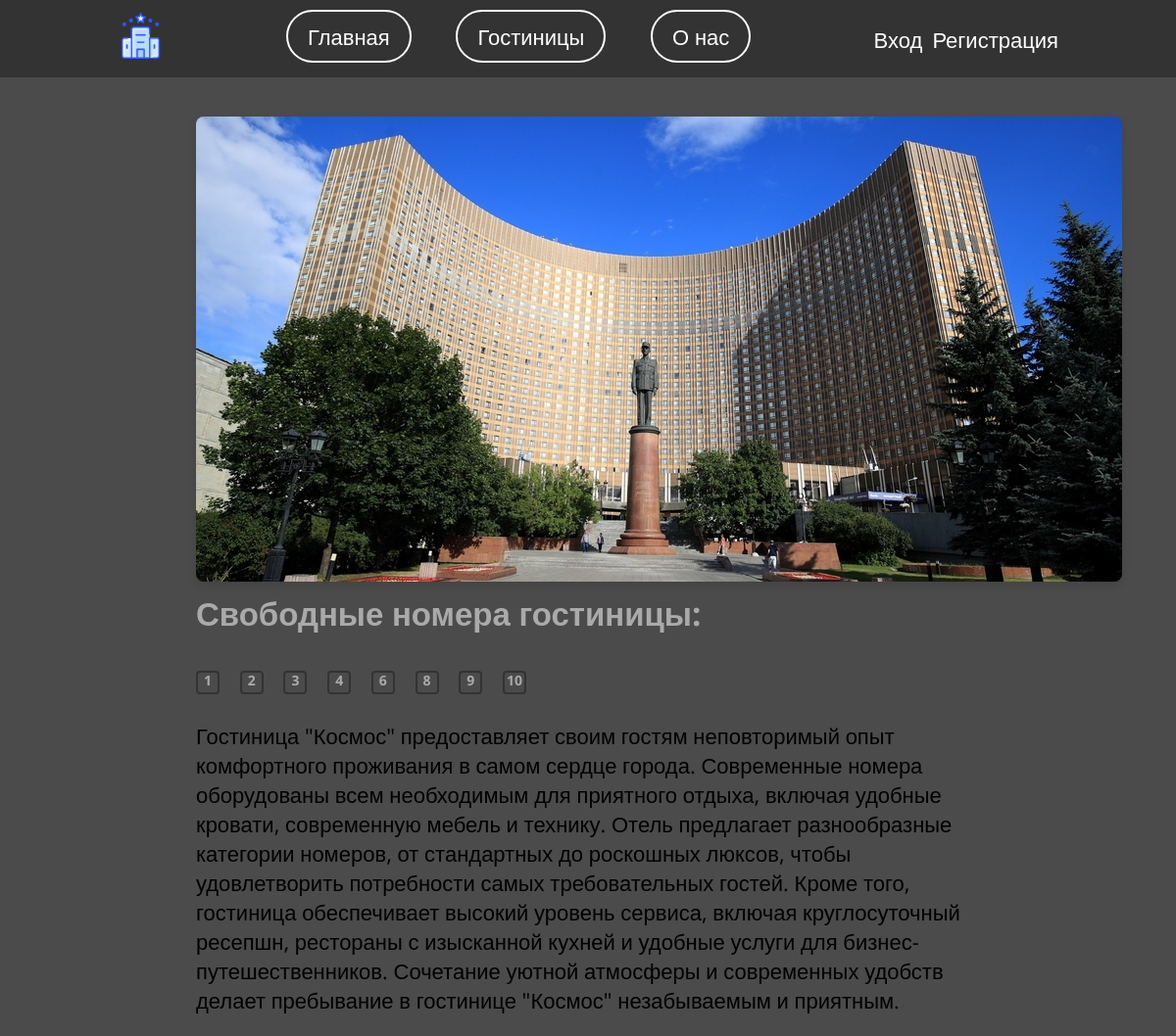
/catalog/kosmos/, run on an earlier commit of the app's database.
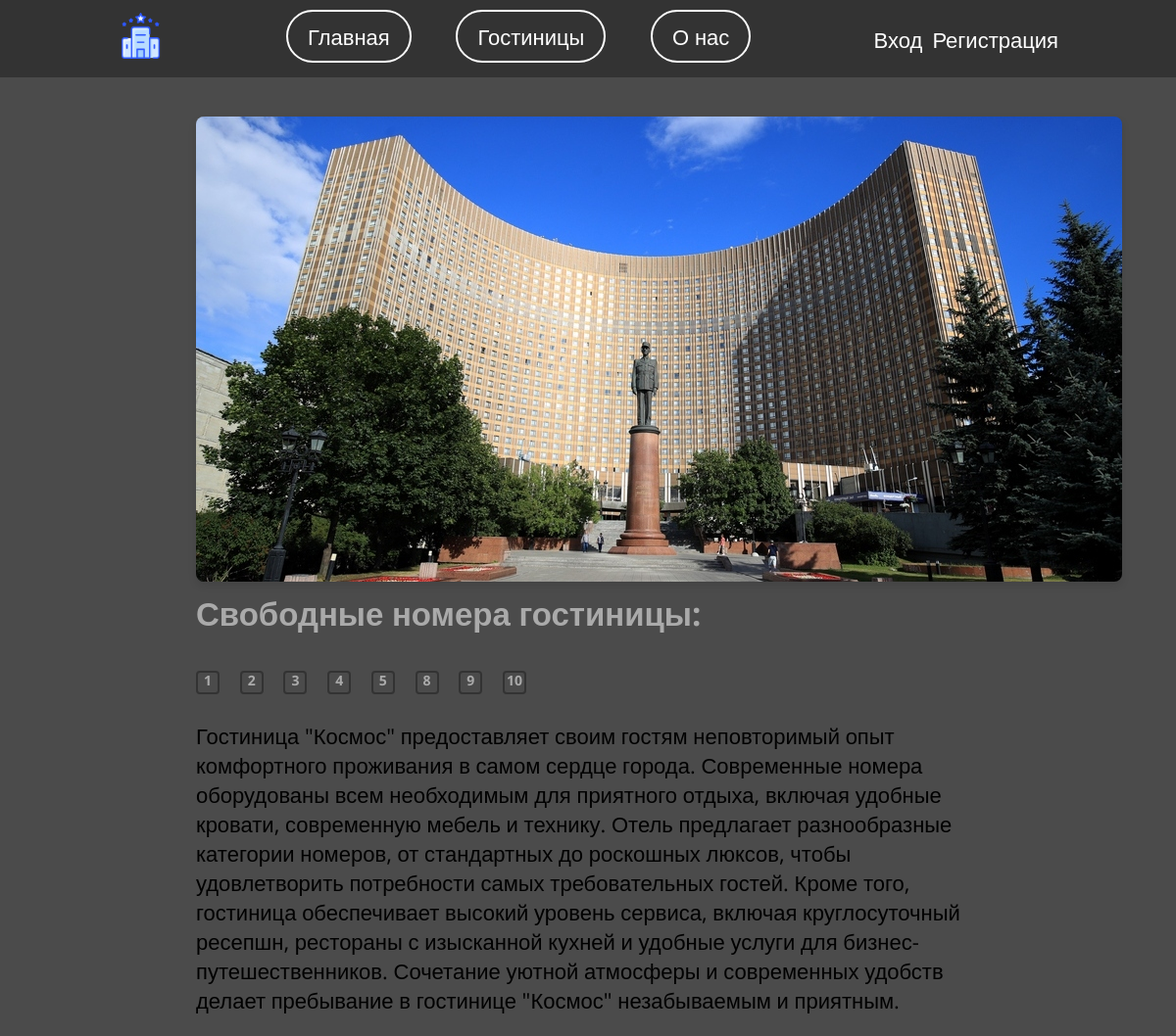
And on a later commit of the database.
### gostinitsa/models.py (models this page shows, shortened)
class Room(models.Model):
    class Status(models.IntegerChoices):
        AVAILABLE = 1, 'Свободен'
        OCCUPIED = 0, 'Занят'
        INREQUEST = 2, 'В заявке на бронирование'
    hotel = models.ForeignKey(Gostinitsa, on_delete=models.CASCADE, verbose_name='Принадлежит гостинице')
    room_number = models.IntegerField(verbose_name='Номер комнаты')
    is_status = models.IntegerField(choices=Status.choices, default=Status.AVAILABLE, verbose_name='Статус')
    objects = models.Manager()
    status = StatusManager()
    class Meta:
        verbose_name = 'Комната'
        verbose_name_plural = 'Комнаты'
        ordering = ['room_number', 'hotel']
        unique_together = ['room_number', 'hotel']
        indexes = [models.Index(fields=['room_number'])]

### gostinitsa/views.py (the view)
# urls.py: path('catalog/<slug:slug>/', views.show_gostinitsa, name='gostinitsa'),
def show_gostinitsa(request, slug):
    hotel = get_object_or_404(Gostinitsa, slug=slug)
    rooms = Room.objects.filter(hotel=hotel, is_status=Room.Status.AVAILABLE)
    return render(request, 'gostinitsa/gos.html', {'hotel': hotel, 'rooms': rooms})

### gostinitsa/templates/gostinitsa/gos.html (shortened to what this page needs)
{% extends 'base.html' %}
{% block content %}
<div class="content-container">
  <h1>'</h1>
  {% if hotel.photo %}
  <p><img class="img-article-left" src="{{ hotel.photo.url }}" alt="{{ hotel.title }}"></p>
  {% endif %}
  <h2>Свободные номера гостиницы:</h2>
  <ul>
    {% for room in rooms %}
      <li>
        <a href="{% url 'show_room' hotel_id=hotel.id room_number=room.room_number %}" class="room-icon">{{ room.room_number }}</a>
      </li>
    {% endfor %}
  </ul>
  {{ hotel.content|linebreaks }}
</div>
{% endblock %}

What changed in the data, as far as the page shows it:
no longer on this page (row edited): Room: room_number "6"
now on this page (row edited): Room: room_number "5"
